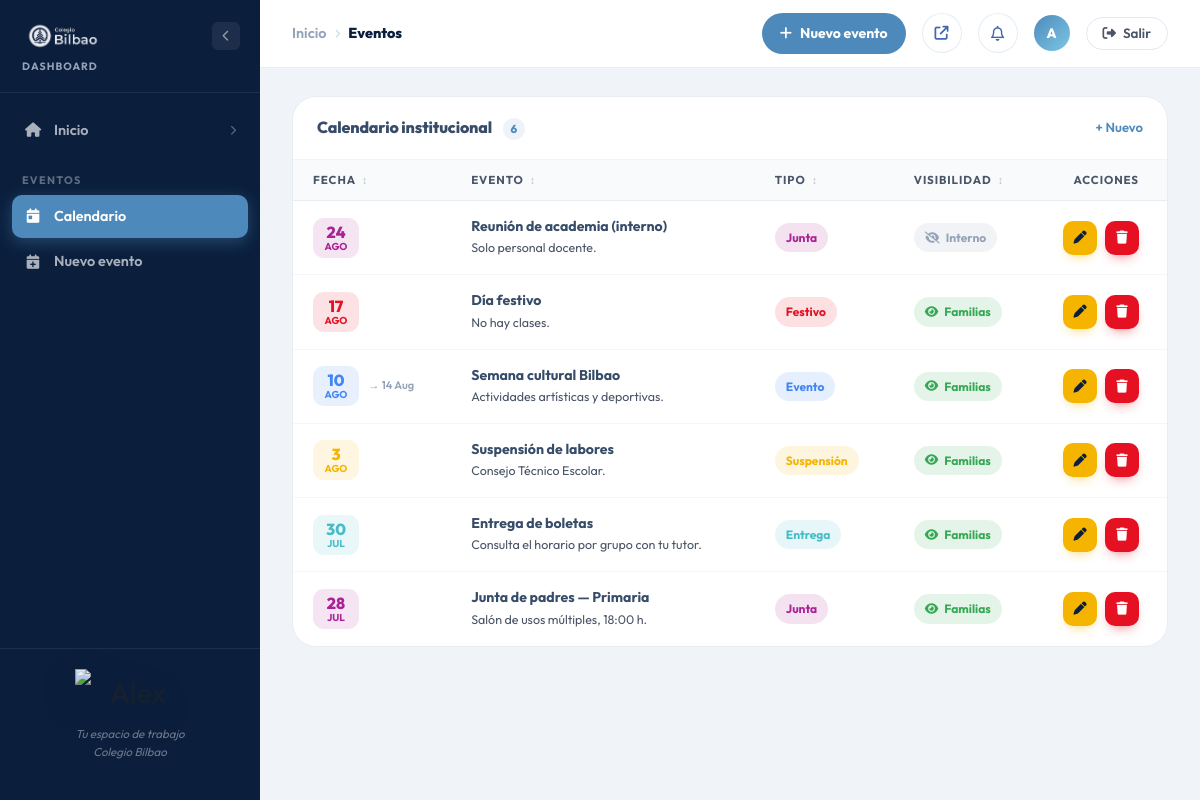
/dashboard/eventos (signed in), run on the app's committed database.
### tables this page shows
CREATE TABLE eventos (
    id          INT UNSIGNED NOT NULL AUTO_INCREMENT,
    fecha       DATE         NOT NULL,
    fecha_fin   DATE         NULL,
    tipo        ENUM('festivo','evento','junta','entrega','suspension') NOT NULL DEFAULT 'evento',
    titulo      VARCHAR(160) NOT NULL,
    descripcion TEXT         NULL,
    publico     TINYINT(1)   NOT NULL DEFAULT 1,    
    creado_en   TIMESTAMP    NOT NULL DEFAULT CURRENT_TIMESTAMP,
    PRIMARY KEY (id),
    KEY idx_fecha (fecha)
);

### views/blog/eventos/index.php (the view, shortened to what the rows shown need)
<?php
$tipoLabel = \Model\Evento::TIPO_LABEL;
$tipoColor = ['festivo' => '#e51022', 'evento' => '#4285f4', 'junta' => '#aa2296', 'entrega' => '#46bdc6', 'suspension' => '#f5b400'];
$mesesEs = ['Ene','Feb','Mar','Abr','May','Jun','Jul','Ago','Sep','Oct','Nov','Dic'];
?>
<div class="admin-layout">
    <div class="admin-main">
        <main class="admin-content">
            <div class="admin-panel">
                <div class="admin-panel__header">
                    <h2 class="admin-panel__title">Calendario institucional <span class="admin-panel__count"><?= count($eventos ?? []) ?></span></h2>
                </div>
                <?php if (empty($eventos)): ?>
                <div class="admin-empty-state" style="padding:40px;">
                    <img src="/build/assets/img/alex/alex-point.png" alt="Alex" class="admin-empty-state__img">
                    <p class="admin-empty-state__text">Aún no hay eventos. Crea el primero para que aparezca en el calendario de Familias.</p>
                    <a href="/dashboard/eventos/crear" class="admin-btn admin-btn--primary"><i class="fa-solid fa-calendar-plus"></i> Nuevo evento</a>
                </div>
                <?php else: ?>
                <div class="ev-scroll">
                    <table class="admin-table" data-table data-table-per="10" data-table-noun="eventos">
                        <thead><tr>
                            <th data-sort="date">Fecha</th>
                            <th data-sort="text">Evento</th>
                            <th data-sort="text">Tipo</th>
                            <th data-sort="text">Visibilidad</th>
                            <th class="ev-col-act">Acciones</th>
                        </tr></thead>
                        <tbody>
                        <?php foreach ($eventos as $i => $e): $ts = strtotime($e->fecha); $col = $tipoColor[$e->tipo] ?? '#94a3b8'; ?>
                            <tr data-pager-item<?= $i >= 10 ? ' class="is-hidden"' : '' ?>>
                                <td data-val="<?= s($e->fecha) ?>">
                                    <div class="ev-datecell" style="--c:<?= $col ?>;">
                                        <span class="ev-date">
                                            <strong class="ev-date__d"><?= (int)date('d', $ts) ?></strong>
                                            <span class="ev-date__mo"><?= $mesesEs[(int)date('n', $ts) - 1] ?></span>
                                        </span>
                                        <?php if ($e->fecha_fin && $e->fecha_fin !== $e->fecha): ?><span class="ev-range">→ <?= date('d M', strtotime($e->fecha_fin)) ?></span><?php endif; ?>
                                    </div>
                                </td>
                                <td data-val="<?= s($e->titulo) ?>">
                                    <div class="admin-table__title"><?= s($e->titulo) ?></div>
                                    <?php if ($e->descripcion): ?><div class="admin-table__meta"><?= s($e->descripcion) ?></div><?php endif; ?>
                                </td>
                                <td data-val="<?= s($tipoLabel[$e->tipo] ?? $e->tipo) ?>"><span class="ev-badge" style="--c:<?= $col ?>;"><?= s($tipoLabel[$e->tipo] ?? $e->tipo) ?></span></td>
                                <td data-val="<?= (int)$e->publico === 1 ? 'Familias' : 'Interno' ?>">
                                    <?php if ((int)$e->publico === 1): ?>
                                        <span class="ev-badge ev-badge--publico"><i class="fa-solid fa-eye"></i> Familias</span>
                                    <?php else: ?>
                                        <span class="ev-badge ev-badge--interno"><i class="fa-solid fa-eye-slash"></i> Interno</span>
                                    <?php endif; ?>
                                </td>
                                <td class="ev-col-act">
                                    <div class="ev-actions">
                                        <a href="/dashboard/eventos/editar?id=<?= (int)$e->id ?>" class="admin-act admin-act--edit" title="Editar evento" aria-label="Editar evento"><i class="fa-solid fa-pen"></i></a>
                                        <button type="button" class="admin-act admin-act--del" title="Eliminar evento" aria-label="Eliminar evento" onclick="eventoEliminar(<?= (int)$e->id ?>, '<?= s(addslashes($e->titulo)) ?>')"><i class="fa-solid fa-trash"></i></button>
                                    </div>
                                </td>
                            </tr>
                        <?php endforeach; ?>
                        </tbody>
                    </table>
                </div>
                <?php endif; ?>
            </div>
        </main>
    </div>
</div>

### data on the page
eventos: fecha "24", fecha "AGO", titulo "Reunión de academia (interno)", descripcion "Solo personal docente.", tipo "Junta", publico 0 (drawn)
eventos: fecha "17", fecha "AGO", titulo "Día festivo", descripcion "No hay clases.", tipo "Festivo", publico 1 (drawn)
eventos: fecha "10", fecha "AGO", fecha_fin "14 Aug", titulo "Semana cultural Bilbao", descripcion "Actividades artísticas y deportivas.", tipo "Evento", publico 1 (drawn)
eventos: fecha "3", fecha "AGO", titulo "Suspensión de labores", descripcion "Consejo Técnico Escolar.", tipo "Suspensión", publico 1 (drawn)
eventos: fecha "30", fecha "JUL", titulo "Entrega de boletas", descripcion "Consulta el horario por grupo con tu tutor.", tipo "Entrega", publico 1 (drawn)
eventos: fecha "28", fecha "JUL", titulo "Junta de padres — Primaria", descripcion "Salón de usos múltiples, 18:00 h.", tipo "Junta", publico 1 (drawn)

### other printed values
$_cr['label'] "Inicio"
$_cr['label'] "Eventos"
$_tbInicial "A"
count($eventos ?? []) "6"
